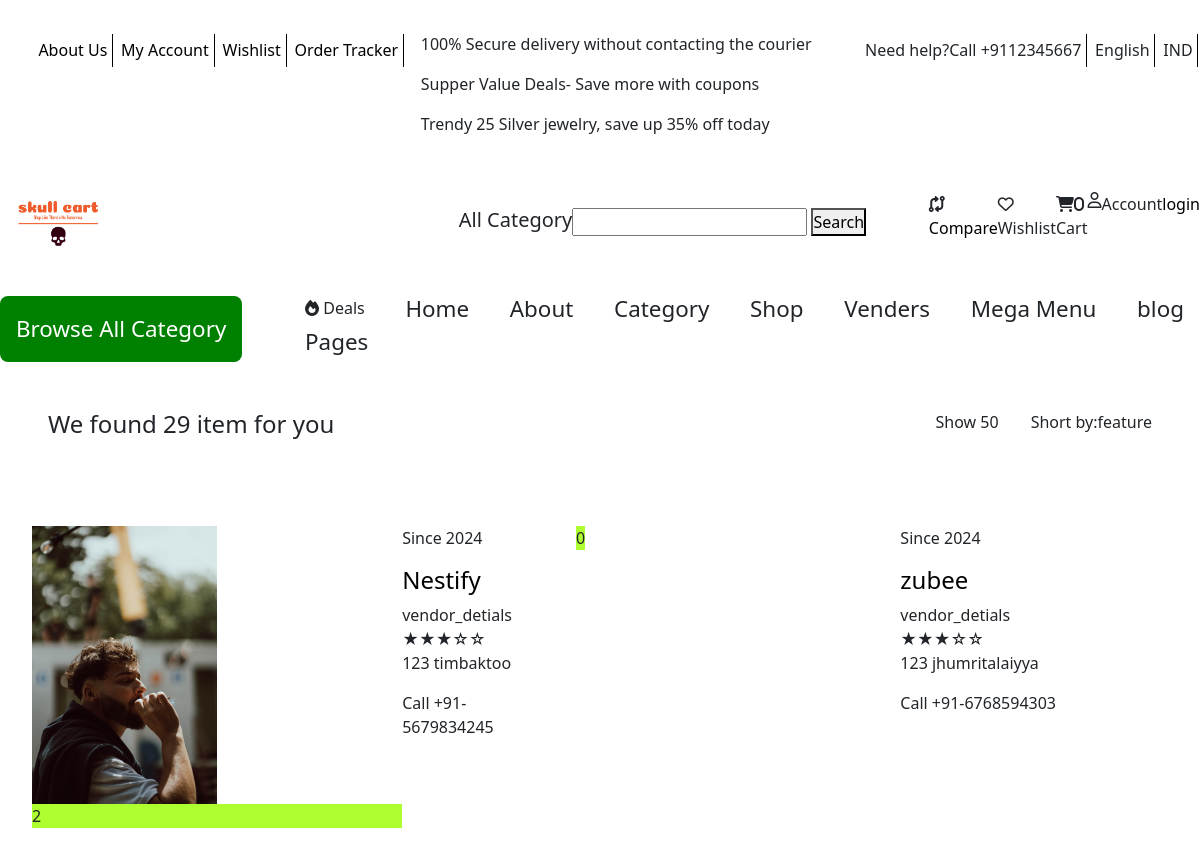
Screenshot of /vendor/ with the database file from the repository.
### core/models.py (models this page shows, shortened)
class Vendor(models.Model):
    vid = ShortUUIDField(unique=True, length=10, max_length=30, prefix='ven',alphabet="abcdefgh12345")
    title = models.CharField(max_length=100, default="Nestify")
    image = models.ImageField(upload_to=user_directory_path, default='vendor.jpg')
    cover_image = models.ImageField(upload_to=user_directory_path, default='vendor.jpg')
    description = RichTextUploadingField(null=True, blank=True, default="I am a amzaing vendor")
    address = models.CharField(max_length=100, default="123 timbaktoo")
    contact = models.CharField(max_length=100, default="+91-5679834245")
    chat_resp_time = models.CharField(max_length=100, default="100")
    shipping_on_time = models.CharField(max_length=100, default='100')
    authenthic_rateing = models.CharField(max_length=100, default='100')
    days_return = models.CharField(max_length=100, default='100')
    warranty_period = models.CharField(max_length=100, default='100')
    user = models.ForeignKey(User , on_delete=models.SET_NULL, null = True)
    date = models.DateTimeField(auto_now_add=True,null=True, blank=True)
    class Meta:
        verbose_name_plural = "Vendors"

### core/views.py (the view)
# urls.py: path("vendor/",vendor_list_view,name="vendor_list"),
def vendor_list_view(request):
    vendors = Vendor.objects.all()
    context = {
        "vendors" : vendors,
    }
    return render(request,"core/vendor_list.html",context)

### core/context_processor.py (called while the page is built)
def default(request):
    categories = Category.objects.all()
    vendors = Vendor.objects.all()
    min_max_price = Product.objects.aggregate(Min("price"),Max("price"))
    print(request.user)
    try:
        address = Address.objects.filter(user = request.user.id).first()
    except:
        address = None
    return {
        'categories' : categories,
        'address':address,
        'vendors':vendors,
        'min_max_price':min_max_price,
    }

### templates/core/vendor_list.html (shortened to what this page needs)
{% extends "partials/base.html" %}
{% load static %}
{% block content %}
        <div class="vendor_list">
        <div class="filter">
            <div><h4>We found 29 item for you</h4></div>
            <div>
                <div class="show">
                    <div>Show 50 </div>
                </div>
                <div class="show">
                    <div>Short by:feature</div>
                </div>
            </div>
        </div>
        <div class="vendors">
            <div class="vcards">
                {% for vendor in vendors %}
                    <div class="vcard">
                        <div class="vimg">
                            <img src="{{ vendor.cover_image.url }}"  alt="">
                            <span>{{ vendor.product.all.count }}</span>
                        </div>
                        <div class="vdetails">
                            <p class="vdate">Since {{ vendor.date|date:"Y"}}</p>
                            <h4><a href="/vendor/{{vendor.vid}}">{{ vendor.title }}</a></h4>
                            vendor_detials
                            <div class="vrating">★★★☆☆</div>
                            <div>
                                <p class="vaddress">{{vendor.address}}</p>
                                <p class="vcontact">Call {{ vendor.contact }}</p>
                            </div>
                        </div>
                    </div>
                {% endfor %}
            </div>
        </div>
        </div>
{% endblock %}

### static/css/header.css (style rules this page uses)
* { padding: 0; margin: 0; box-sizing: border-box; }
body { max-width: 1400px; margin: auto; }
a { color: black; text-decoration: none; }

### rows the page displays
Vendor: cover_image (picture), product.all.count "2", date "2024", title "Nestify", address "123 timbaktoo", contact "+91-5679834245"
Vendor: product.all.count "0", date "2024", title "zubee", address "123 jhumritalaiyya", contact "+91-6768594303"

### other values shown
{{ request.session.cart_data_obj|length }} "0"
